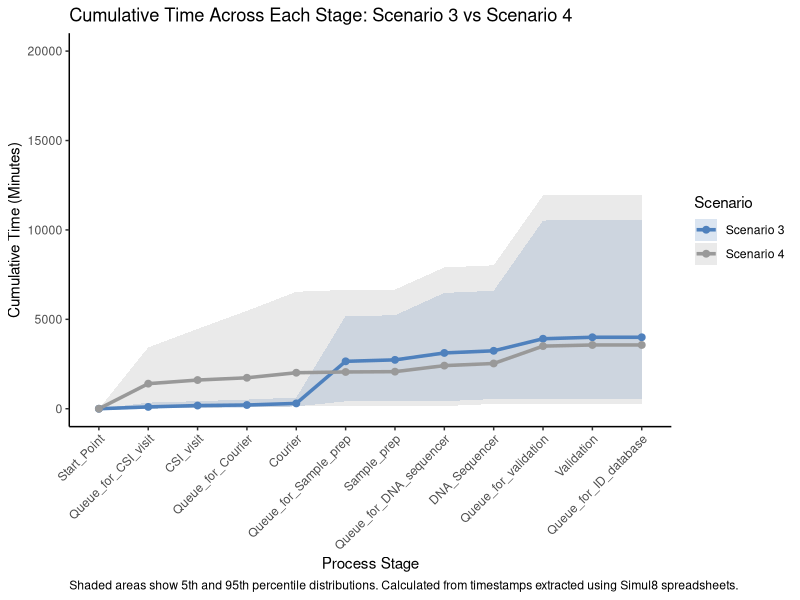

The R source for this figure:
# Load required libraries
library(dplyr)
library(ggplot2)

# Read and label the two datasets
data_s3 <- read.csv("S3.csv") %>% mutate(Scenario = "Scenario 3")
data_s4 <- read.csv("S4.csv") %>% mutate(Scenario = "Scenario 4")

# Combine the two datasets
combined_data <- bind_rows(data_s3, data_s4)

# Set factor levels for Stages based on unique order across both datasets
all_stages <- unique(combined_data$Stages)
combined_data$Stages <- factor(combined_data$Stages, levels = all_stages)

# Define APA-compliant colors for Scenario 3 and Scenario 4
my_colors <- c("Scenario 3" = "#4F81BD",    # muted blue
               "Scenario 4" = "#999999")    # medium gray

# Plot Scenario 3 vs Scenario 4
ggplot(combined_data, aes(x = Stages, group = Scenario)) +
  geom_ribbon(aes(ymin = X5thPercentile, ymax = X95thPercentile, fill = Scenario), alpha = 0.2) +
  geom_line(aes(y = Average, color = Scenario), size = 1.2) +
  geom_point(aes(y = Average, color = Scenario), size = 2) +
  labs(
    title = "Cumulative Time Across Each Stage: Scenario 3 vs Scenario 4",
    x = "Process Stage",
    y = "Cumulative Time (Minutes)",
    caption = "Shaded areas show 5th and 95th percentile distributions. Calculated from timestamps extracted using Simul8 spreadsheets.",
    color = "Scenario",
    fill = "Scenario"
  ) +
  scale_color_manual(values = my_colors) +
  scale_fill_manual(values = my_colors) +
  scale_y_continuous(limits = c(0, 20000)) +
  theme_classic() +
  theme(axis.text.x = element_text(angle = 45, hjust = 1),
        plot.caption = element_text(hjust = 0))
